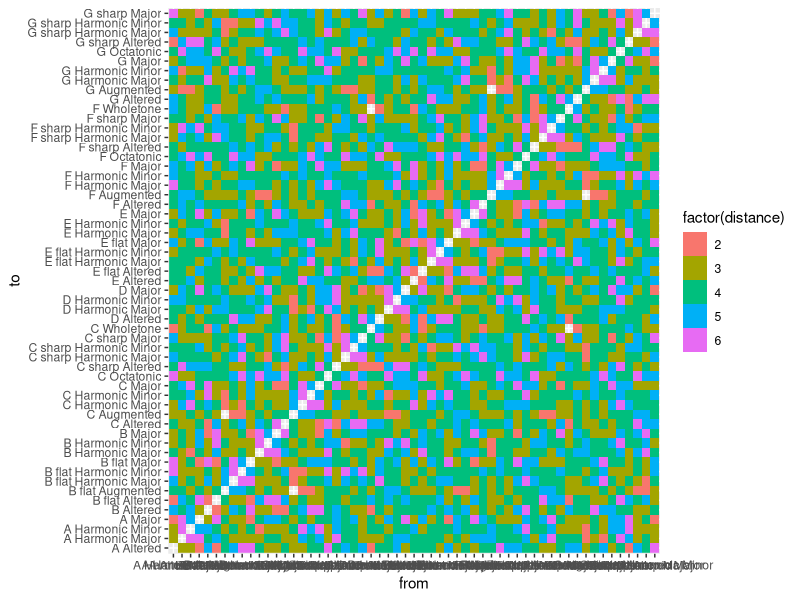
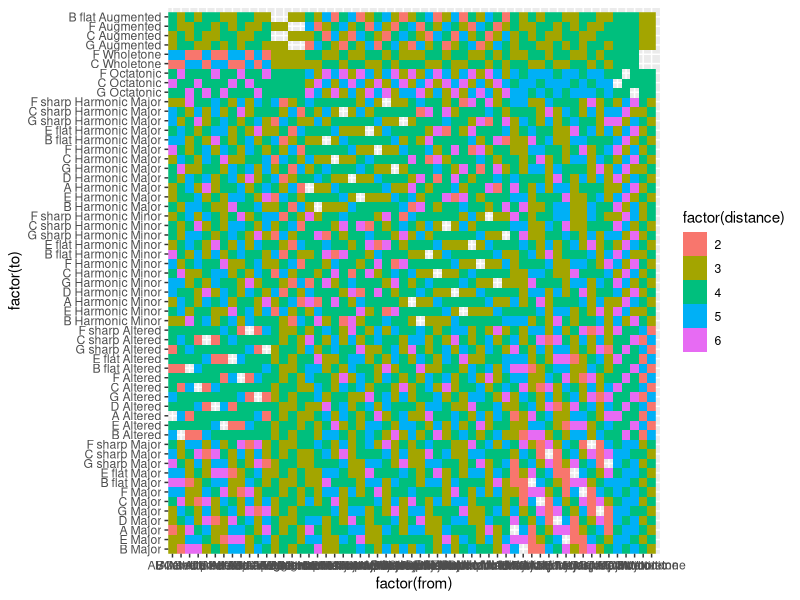
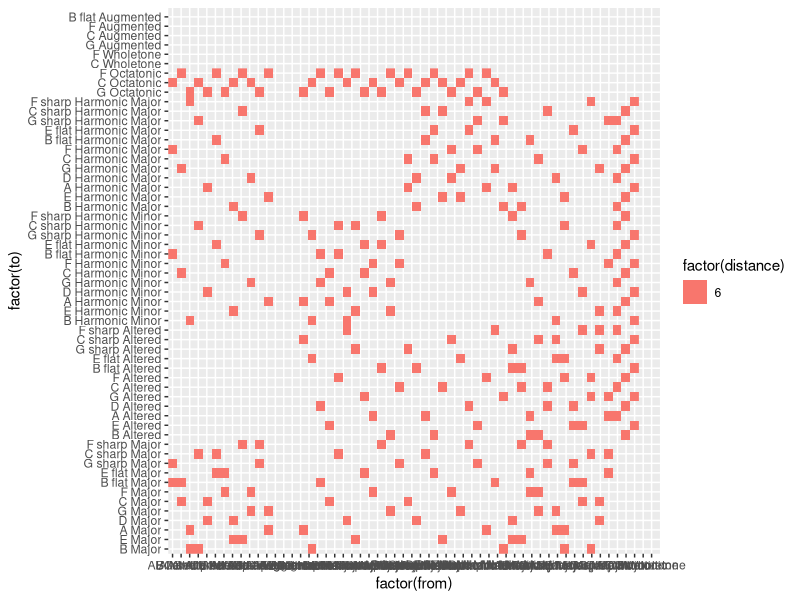
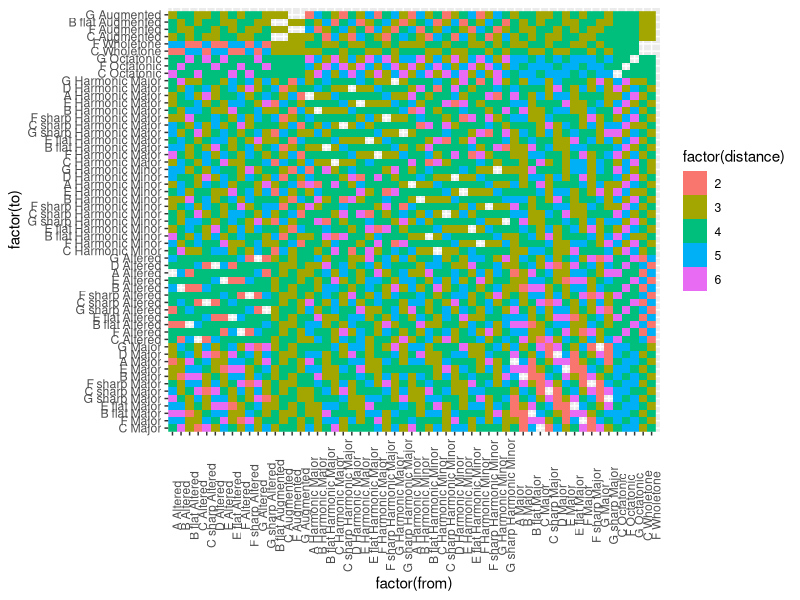
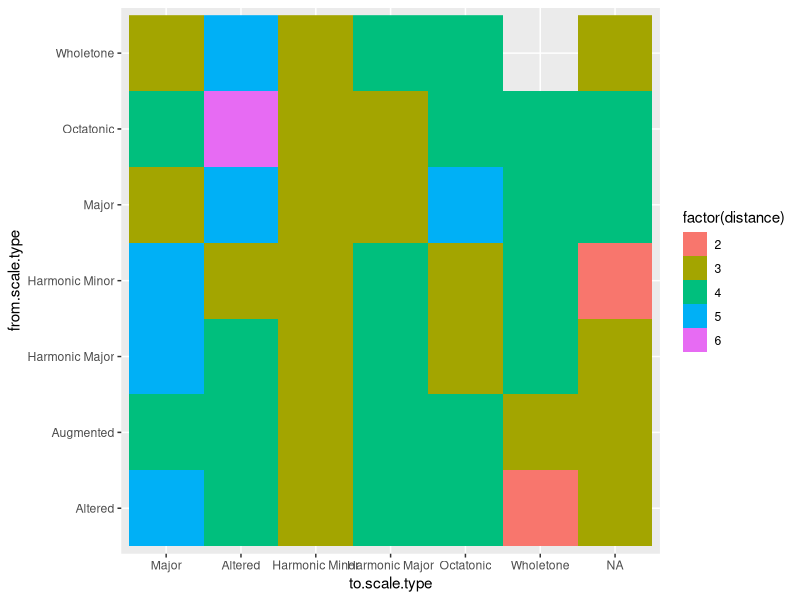
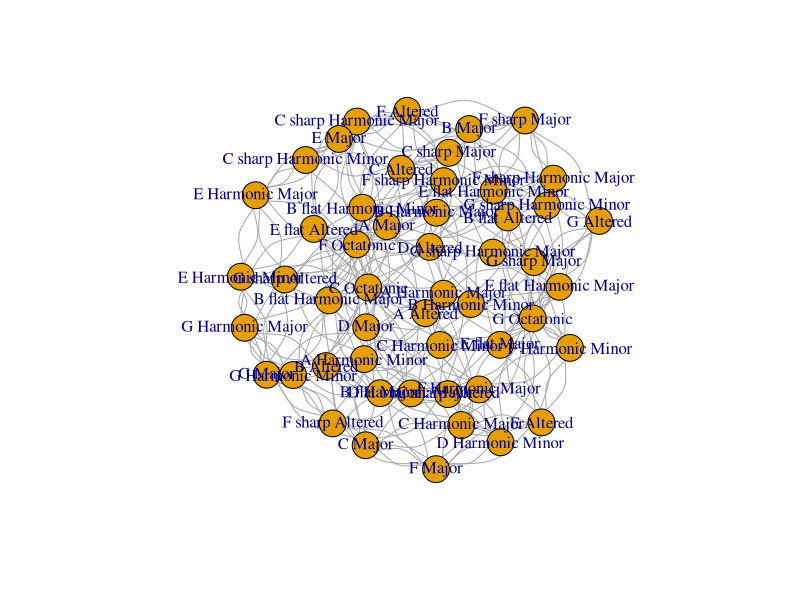
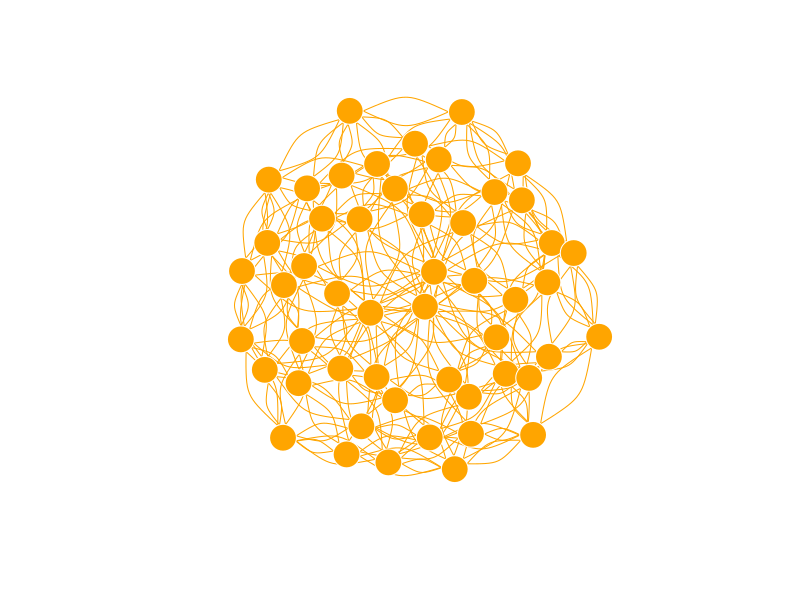
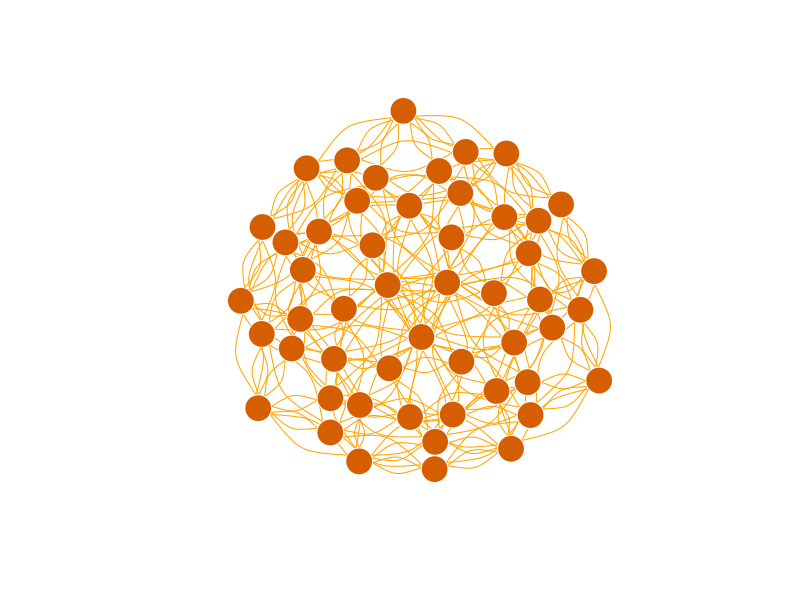

Source code (R) for these figures, in order: (Note: this script raises an error after producing the figures.)
# graph theoretical exploration of jazz scale harmony
# kudos to: Ognyanova, K. (2017) Network visualization with R. Retrieved from http://kateto.net/network-visualization
# also, to https://matthewlincoln.net/2014/12/20/adjacency-matrix-plots-with-r-and-ggplot2.html

library(igraph)
library(ggplot2)
library(data.table)
library(dplyr)


edge_list_raw <- data.table(read.csv('../edgetable.csv',header = FALSE))
setnames(edge_list_raw,'V1','from')
setnames(edge_list_raw,'V2','to')
setnames(edge_list_raw,'V3','distance')
setnames(edge_list_raw,'V4','common.tones')
setnames(edge_list_raw,'V5','from.root')
setnames(edge_list_raw,'V6','from.scale.type')
setnames(edge_list_raw,'V7','to.root')
setnames(edge_list_raw,'V8','to.scale.type')

edge_list_SIX <- edge_list_raw[distance>5]

graph <- graph.data.frame(edge_list_raw, directed = FALSE)

# Calculate various network properties, adding them as attributes
# to each vertex/node
V(graph)$comm <- membership(optimal.community(graph))
V(graph)$degree <- degree(graph)
V(graph)$closeness <- centralization.closeness(graph)$res
V(graph)$betweenness <- centralization.betweenness(graph)$res
V(graph)$eigen <- centralization.evcent(graph)$vector


# Re-generate dataframes for both vertices and edges, now containing
# calculated network attributes
vertex_list <- get.data.frame(graph, what = "vertices")

# Determine a community for each edge. If two vertices belong to the
# same community, label the edge with that community. If not,
# the edge community value is 'NA'
edge_list <- get.data.frame(graph, what = "edges")
  #%>%
  # inner_join(vertex_list %>% select(name, comm), by = c("from" = "name")) %>%
  # inner_join(vertex_list %>% select(name, comm), by = c("to" = "name")) %>%
  # mutate(group = ifelse(comm.x == comm.y, comm.x, NA) %>% factor())

# Create a character vector containing every vertex name
all_vertices <- sort(vertex_list$name)

# Adjust the 'to' and 'from' factor levels so they are equal
# to this complete list of vertex names
plot_data <- edge_list %>% mutate(
  to = factor(to, levels = all_vertices),
  from = factor(from, levels = all_vertices))

# Create the adjacency matrix plot
dt <- data.table(plot_data)
unique(dt)
dt[to=='F sharp Major']

ggplot(edge_list_raw) + geom_raster(aes(x=from,y=to,fill=factor(distance)))

edge_list_raw_sort1 <- copy(edge_list_raw)

# Custom sorting
# explain with https://stackoverflow.com/questions/23995285/custom-sorting-in-r
edge_list_raw_sort1$to.scale.type <- factor(edge_list_raw_sort1$to.scale.type,levels=c('Major','Altered','Harmonic Minor','Harmonic Major','Octatonic','Wholetone'))
edge_list_raw_sort1$to.root <- factor(edge_list_raw_sort1$to.root,levels=c('B','E','A','D','G','C','F','B flat','E flat','G sharp','C sharp','F sharp'))
# order first by scale type then scale root
els.1 <- edge_list_raw_sort1[order(edge_list_raw_sort1$to.scale.type,edge_list_raw_sort1$to.root)]


## SUCCESS
plot <- ggplot(els.1) + geom_raster(aes(x=factor(from),y=factor(to),fill=factor(distance)))   
plot + scale_x_discrete(limits=(els.1$from)[order(els.1$from.scale.type,els.1$from.root)]) + scale_y_discrete(limits=(els.1$to)[order(els.1$to.scale.type,els.1$to.root)])

plot <- ggplot(els.1[distance>5]) + geom_raster(aes(x=factor(from),y=factor(to),fill=factor(distance)))   
plot + scale_x_discrete(limits=(els.1$from)[order(els.1$from.scale.type,els.1$from.root)]) + scale_y_discrete(limits=(els.1$to)[order(els.1$to.scale.type,els.1$to.root)])


# making C the root note

els.2 <- copy(edge_list_raw)
els.2$to.scale.type <- factor(els.2$to.scale.type,levels=c('Major','Altered','Harmonic Minor','Harmonic Major','Octatonic','Wholetone'))
els.2$to.root <- factor(els.2$to.root,levels=c('C','F','B flat','E flat','G sharp','C sharp','F sharp','B','E','A','D','G'))
els.2 <- els.2[order(els.2$to.scale.type,els.2$to.root)]

plot <- ggplot(els.2) + geom_raster(aes(x=factor(from),y=factor(to),fill=factor(distance)))   
plot + scale_x_discrete(limits=(els.2$from)[order(els.2$from.scale.type,els.2$from.root)]) + 
  scale_y_discrete(limits=(els.2$to)[order(els.2$to.scale.type,els.2$to.root)]) +
  theme(axis.text.x=element_text(angle=90))
els.2$from.scale.type <- factor(els.2$from.scale.type,levels=c('Major','Altered','Harmonic Minor','Harmonic Major','Octatonic','Wholetone'))
els.2$from.root <- factor(els.2$from.root,levels=c('C','F','B flat','E flat','G sharp','C sharp','F sharp','B','E','A','D','G'))




ggplot(els.1) + geom_raster(aes(x=to.scale.type,y=from.scale.type,fill=factor(distance)))


net <- graph.data.frame(d = edge_list_raw,directed=FALSE)
net4 <- graph.data.frame(d = edge_list_raw[distance>3],directed=FALSE)
net5 <- graph.data.frame(d = edge_list_raw[distance>4],directed=FALSE)
net6 <- graph.data.frame(d = edge_list_raw[distance>5],directed=FALSE)
plot(net6)
plot(net6, edge.arrow.size=.2, edge.color="orange",
     vertex.color="orange", vertex.frame.color="#ffffff",vertex.label=NA) 

plot(net6, edge.arrow.size=.2, edge.color="orange",
     vertex.color=E(net6)$distance, vertex.frame.color="#ffffff",vertex.label=NA) 

plot(net5, edge.arrow.size=.2, edge.color=E(net5)$distance,
     vertex.color="orange", vertex.frame.color="#ffffff",
     vertex.label=NA,layout=layout_randomly) 

ggplot(E(net5)) + geom_raster(aes(x=from,y=to))

ggplot(edge_list_raw[distance>4]) + geom_raster(aes(x=from,y=to,fill=factor(distance)))

make_graph(franklin)

# 
#   theme(
#     # Rotate the x-axis lables so they are legible
#     axis.text.x = element_text(angle = 270, hjust = 0),
#     # Force the plot into a square aspect ratio
#     aspect.ratio = 1,
#     # Hide the legend (optional)
#     legend.position = "none")
# 
